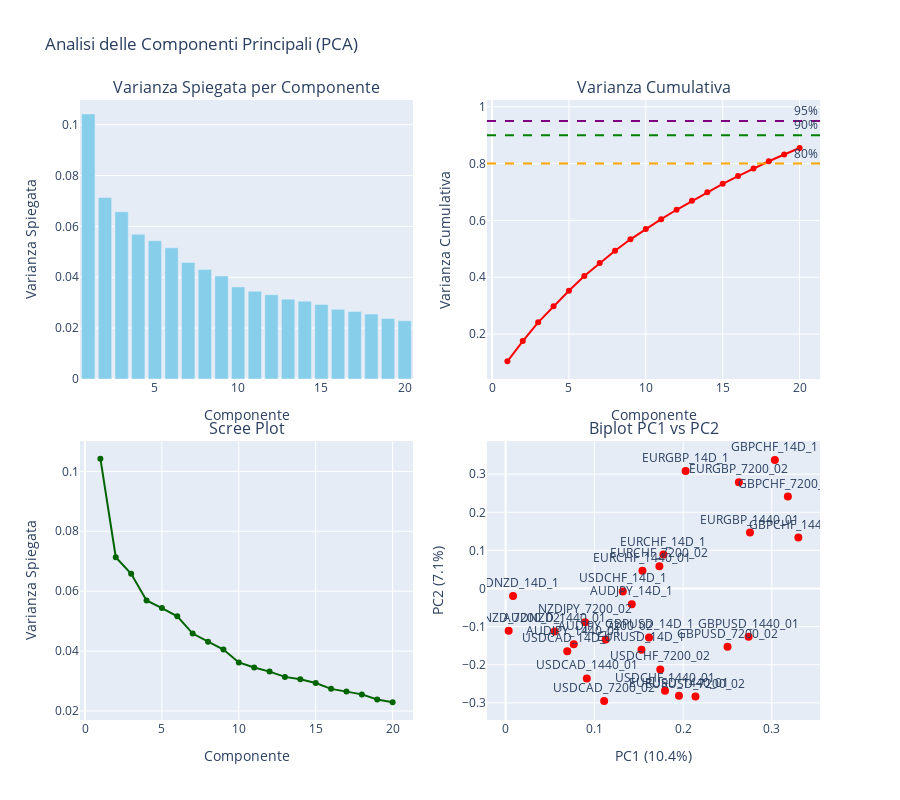

The code cell stored with this chart in its notebook:
### Markdown cell above
# Sezione 4: Analisi delle Componenti Principali (PCA)
Questa sezione esegue la PCA sui rendimenti delle strategie, analizza la varianza spiegata, visualizza scree plot e biplot, e interpreta il livello di collinearità.

### Code cell
# Analisi PCA
scaler = StandardScaler()
returns_scaled = scaler.fit_transform(returns_df.fillna(0))
pca = PCA()
pca_result = pca.fit_transform(returns_scaled)
explained_variance = pca.explained_variance_ratio_
cumulative_variance = np.cumsum(explained_variance)
n_components_95 = np.argmax(cumulative_variance >= 0.95) + 1
n_components_90 = np.argmax(cumulative_variance >= 0.90) + 1
n_components_80 = np.argmax(cumulative_variance >= 0.80) + 1
print(f"📊 RISULTATI PCA:")
print(f"   Componenti totali: {len(explained_variance)}")
print(f"   Componenti per 80% varianza: {n_components_80}")
print(f"   Componenti per 90% varianza: {n_components_90}")
print(f"   Componenti per 95% varianza: {n_components_95}")
print(f"   Riduzione dimensionalità: {((len(explained_variance) - n_components_95) / len(explained_variance)) * 100:.1f}%")
n_top_components = min(5, len(explained_variance))
print(f"\n🎯 TOP {n_top_components} COMPONENTI PRINCIPALI:")
for i in range(n_top_components):
    print(f"\n   Componente {i+1} (spiega {explained_variance[i]:.1%} della varianza):")
    loadings = pca.components_[i]
    top_strategies_idx = np.argsort(np.abs(loadings))[::-1][:3]
    for idx in top_strategies_idx:
        strategy = returns_df.columns[idx]
        loading = loadings[idx]
        print(f"     {strategy}: {loading:.3f}")
fig_pca = make_subplots(
    rows=2, cols=2,
    subplot_titles=("Varianza Spiegata per Componente", "Varianza Cumulativa",
                   "Scree Plot", "Biplot PC1 vs PC2"),
    specs=[[{"type": "bar"}, {"type": "scatter"}],
           [{"type": "scatter"}, {"type": "scatter"}]],
    vertical_spacing=0.1,
    horizontal_spacing=0.1
)
fig_pca.add_trace(
    go.Bar(
        x=list(range(1, min(21, len(explained_variance)+1))),
        y=explained_variance[:20],
        name="Varianza Spiegata",
        marker=dict(color='skyblue')
    ),
    row=1, col=1
)
fig_pca.add_trace(
    go.Scatter(
        x=list(range(1, min(21, len(cumulative_variance)+1))),
        y=cumulative_variance[:20],
        mode='lines+markers',
        name="Varianza Cumulativa",
        line=dict(color='red', width=2)
    ),
    row=1, col=2
)
for threshold, color in [(0.8, 'orange'), (0.9, 'green'), (0.95, 'purple')]:
    fig_pca.add_hline(
        y=threshold, 
        line_dash="dash", 
        line_color=color,
        annotation_text=f"{threshold*100:.0f}%",
        row=1, col=2
    )
fig_pca.add_trace(
    go.Scatter(
        x=list(range(1, min(21, len(explained_variance)+1))),
        y=explained_variance[:20],
        mode='lines+markers',
        name="Scree Plot",
        line=dict(color='darkgreen', width=2)
    ),
    row=2, col=1
)
pc1_loadings = pca.components_[0]
pc2_loadings = pca.components_[1]
fig_pca.add_trace(
    go.Scatter(
        x=pc1_loadings,
        y=pc2_loadings,
        mode='markers+text',
        text=returns_df.columns,
        textposition="top center",
        name="Strategie (PC1 vs PC2)",
        marker=dict(size=8, color='red')
    ),
    row=2, col=2
)
for i, strategy in enumerate(returns_df.columns):
    if abs(pc1_loadings[i]) > 0.1 or abs(pc2_loadings[i]) > 0.1:
        fig_pca.add_annotation(
            x=pc1_loadings[i], y=pc2_loadings[i],
            ax=0, ay=0,
            arrowhead=2, arrowsize=1, arrowwidth=2,
            arrowcolor="blue",
            row=2, col=2
        )
fig_pca.update_layout(
    title="Analisi delle Componenti Principali (PCA)",
    height=800,
    showlegend=False
)
fig_pca.update_xaxes(title_text="Componente", row=1, col=1)
fig_pca.update_yaxes(title_text="Varianza Spiegata", row=1, col=1)
fig_pca.update_xaxes(title_text="Componente", row=1, col=2)
fig_pca.update_yaxes(title_text="Varianza Cumulativa", row=1, col=2)
fig_pca.update_xaxes(title_text="Componente", row=2, col=1)
fig_pca.update_yaxes(title_text="Varianza Spiegata", row=2, col=1)
fig_pca.update_xaxes(title_text=f"PC1 ({explained_variance[0]:.1%})", row=2, col=2)
fig_pca.update_yaxes(title_text=f"PC2 ({explained_variance[1]:.1%})", row=2, col=2)
fig_pca.show()
if n_components_95 < len(explained_variance) * 0.5:
    print(f"   🔴 ALTA COLLINEARITÀ: Solo {n_components_95} componenti spiegano il 95% della varianza")
    print(f"   → Le strategie sono altamente correlate e ridondanti")
elif n_components_95 < len(explained_variance) * 0.8:
    print(f"   🟡 MEDIA COLLINEARITÀ: {n_components_95} componenti spiegano il 95% della varianza")
    print(f"   → Esiste una moderata correlazione tra le strategie")
else:
    print(f"   🟢 BASSA COLLINEARITÀ: {n_components_95} componenti spiegano il 95% della varianza")
    print(f"   → Le strategie sono relativamente indipendenti")

### Figure 1 — Plotly figure (JSON) as saved in the notebook; plotly's stock layout.template omitted (floating-point values rounded to 4 significant figures)
{"data": [{"marker": {"color": "skyblue"}, "name": "Varianza Spiegata", "type": "bar", "x": [1, 2, 3, 4, 5, 6, 7, 8, 9, 10, 11, 12, 13, 14, 15, 16, 17, 18, 19, 20], "xaxis": "x", "y": [0.1042, 0.07133, 0.06578, 0.05688, 0.05437, 0.05162, 0.04585, 0.04309, 0.04051, 0.03622, 0.03452, 0.03315, 0.03139, 0.03062, 0.02933, 0.02739, 0.02653, 0.02554, 0.02381, 0.0229], "yaxis": "y"}, {"line": {"color": "red", "width": 2}, "mode": "lines+markers", "name": "Varianza Cumulativa", "type": "scatter", "x": [1, 2, 3, 4, 5, 6, 7, 8, 9, 10, 11, 12, 13, 14, 15, 16, 17, 18, 19, 20], "xaxis": "x2", "y": [0.1042, 0.1756, 0.2413, 0.2982, 0.3526, 0.4042, 0.4501, 0.4932, 0.5337, 0.5699, 0.6044, 0.6376, 0.6689, 0.6996, 0.7289, 0.7563, 0.7828, 0.8083, 0.8322, 0.8551], "yaxis": "y2"}, {"line": {"color": "darkgreen", "width": 2}, "mode": "lines+markers", "name": "Scree Plot", "type": "scatter", "x": [1, 2, 3, 4, 5, 6, 7, 8, 9, 10, 11, 12, 13, 14, 15, 16, 17, 18, 19, 20], "xaxis": "x3", "y": [0.1042, 0.07133, 0.06578, 0.05688, 0.05437, 0.05162, 0.04585, 0.04309, 0.04051, 0.03622, 0.03452, 0.03315, 0.03139, 0.03062, 0.02933, 0.02739, 0.02653, 0.02554, 0.02381, 0.0229], "yaxis": "y3"}, {"marker": {"color": "red", "size": 8}, "mode": "markers+text", "name": "Strategie (PC1 vs PC2)", "text": ["AUDJPY_14D_1", "EURGBP_14D_1", "AUDNZD_14D_1", "USDCHF_1440_01", "EURGBP_7200_02", "EURUSD_7200_02", "GBPUSD_1440_01", "USDCAD_1440_01", "GBPUSD_7200_02", "GBPCHF_1440_01", "EURUSD_1440_01", "GBPUSD_14D_1", "GBPCHF_7200_02", "GBPCHF_14D_1", "AUDJPY_1440_01", "AUDJPY_7200_02", "EURCHF_14D_1", "EURCHF_1440_01", "USDCHF_7200_02", "EURUSD_14D_1", "NZDJPY_7200_02", "USDCAD_7200_02", "USDCAD_14D_1", "EURCHF_7200_02", "USDCHF_14D_1", "AUDNZD_7200_02", "EURGBP_1440_01", "AUDNZD_1440_01"], "textposition": "top center", "type": "scatter", "x": [0.1421, 0.2028, 0.008345, 0.1796, 0.2628, 0.2139, 0.2738, 0.09148, 0.2501, 0.3299, 0.1953, 0.1616, 0.3181, 0.3034, 0.07675, 0.1127, 0.1778, 0.1542, 0.1743, 0.1531, 0.08955, 0.111, 0.06947, 0.1733, 0.132, 0.003396, 0.2754, 0.05529], "xaxis": "x4", "y": [-0.04109, 0.3083, -0.01973, -0.2683, 0.2789, -0.2834, -0.1266, -0.2358, -0.153, 0.1338, -0.2813, -0.1282, 0.2412, 0.3373, -0.1461, -0.1334, 0.08926, 0.04672, -0.2122, -0.1609, -0.08853, -0.2952, -0.1648, 0.05828, -0.007708, -0.1108, 0.1467, -0.1125], "yaxis": "y4"}], "layout": {"annotations": [{"font": {"size": 16}, "showarrow": false, "text": "Varianza Spiegata per Componente", "x": 0.225, "xanchor": "center", "xref": "paper", "y": 1, "yanchor": "bottom", "yref": "paper"}, {"font": {"size": 16}, "showarrow": false, "text": "Varianza Cumulativa", "x": 0.775, "xanchor": "center", "xref": "paper", "y": 1, "yanchor": "bottom", "yref": "paper"}, {"font": {"size": 16}, "showarrow": false, "text": "Scree Plot", "x": 0.225, "xanchor": "center", "xref": "paper", "y": 0.45, "yanchor": "bottom", "yref": "paper"}, {"font": {"size": 16}, "showarrow": false, "text": "Biplot PC1 vs PC2", "x": 0.775, "xanchor": "center", "xref": "paper", "y": 0.45, "yanchor": "bottom", "yref": "paper"}, {"showarrow": false, "text": "80%", "x": 1, "xanchor": "right", "xref": "x2 domain", "y": 0.8, "yanchor": "bottom", "yref": "y2"}, {"showarrow": false, "text": "90%", "x": 1, "xanchor": "right", "xref": "x2 domain", "y": 0.9, "yanchor": "bottom", "yref": "y2"}, {"showarrow": false, "text": "95%", "x": 1, "xanchor": "right", "xref": "x2 domain", "y": 0.95, "yanchor": "bottom", "yref": "y2"}, {"arrowcolor": "blue", "arrowhead": 2, "arrowsize": 1, "arrowwidth": 2, "ax": 0, "ay": 0, "x": 0.1421, "xref": "x4", "y": -0.04109, "yref": "y4"}, {"arrowcolor": "blue", "arrowhead": 2, "arrowsize": 1, "arrowwidth": 2, "ax": 0, "ay": 0, "x": 0.2028, "xref": "x4", "y": 0.3083, "yref": "y4"}, {"arrowcolor": "blue", "arrowhead": 2, "arrowsize": 1, "arrowwidth": 2, "ax": 0, "ay": 0, "x": 0.1796, "xref": "x4", "y": -0.2683, "yref": "y4"}, {"arrowcolor": "blue", "arrowhead": 2, "arrowsize": 1, "arrowwidth": 2, "ax": 0, "ay": 0, "x": 0.2628, "xref": "x4", "y": 0.2789, "yref": "y4"}, {"arrowcolor": "blue", "arrowhead": 2, "arrowsize": 1, "arrowwidth": 2, "ax": 0, "ay": 0, "x": 0.2139, "xref": "x4", "y": -0.2834, "yref": "y4"}, {"arrowcolor": "blue", "arrowhead": 2, "arrowsize": 1, "arrowwidth": 2, "ax": 0, "ay": 0, "x": 0.2738, "xref": "x4", "y": -0.1266, "yref": "y4"}, {"arrowcolor": "blue", "arrowhead": 2, "arrowsize": 1, "arrowwidth": 2, "ax": 0, "ay": 0, "x": 0.09148, "xref": "x4", "y": -0.2358, "yref": "y4"}, {"arrowcolor": "blue", "arrowhead": 2, "arrowsize": 1, "arrowwidth": 2, "ax": 0, "ay": 0, "x": 0.2501, "xref": "x4", "y": -0.153, "yref": "y4"}, {"arrowcolor": "blue", "arrowhead": 2, "arrowsize": 1, "arrowwidth": 2, "ax": 0, "ay": 0, "x": 0.3299, "xref": "x4", "y": 0.1338, "yref": "y4"}, {"arrowcolor": "blue", "arrowhead": 2, "arrowsize": 1, "arrowwidth": 2, "ax": 0, "ay": 0, "x": 0.1953, "xref": "x4", "y": -0.2813, "yref": "y4"}, {"arrowcolor": "blue", "arrowhead": 2, "arrowsize": 1, "arrowwidth": 2, "ax": 0, "ay": 0, "x": 0.1616, "xref": "x4", "y": -0.1282, "yref": "y4"}, {"arrowcolor": "blue", "arrowhead": 2, "arrowsize": 1, "arrowwidth": 2, "ax": 0, "ay": 0, "x": 0.3181, "xref": "x4", "y": 0.2412, "yref": "y4"}, {"arrowcolor": "blue", "arrowhead": 2, "arrowsize": 1, "arrowwidth": 2, "ax": 0, "ay": 0, "x": 0.3034, "xref": "x4", "y": 0.3373, "yref": "y4"}, {"arrowcolor": "blue", "arrowhead": 2, "arrowsize": 1, "arrowwidth": 2, "ax": 0, "ay": 0, "x": 0.07675, "xref": "x4", "y": -0.1461, "yref": "y4"}, {"arrowcolor": "blue", "arrowhead": 2, "arrowsize": 1, "arrowwidth": 2, "ax": 0, "ay": 0, "x": 0.1127, "xref": "x4", "y": -0.1334, "yref": "y4"}, {"arrowcolor": "blue", "arrowhead": 2, "arrowsize": 1, "arrowwidth": 2, "ax": 0, "ay": 0, "x": 0.1778, "xref": "x4", "y": 0.08926, "yref": "y4"}, {"arrowcolor": "blue", "arrowhead": 2, "arrowsize": 1, "arrowwidth": 2, "ax": 0, "ay": 0, "x": 0.1542, "xref": "x4", "y": 0.04672, "yref": "y4"}, {"arrowcolor": "blue", "arrowhead": 2, "arrowsize": 1, "arrowwidth": 2, "ax": 0, "ay": 0, "x": 0.1743, "xref": "x4", "y": -0.2122, "yref": "y4"}, {"arrowcolor": "blue", "arrowhead": 2, "arrowsize": 1, "arrowwidth": 2, "ax": 0, "ay": 0, "x": 0.1531, "xref": "x4", "y": -0.1609, "yref": "y4"}, {"arrowcolor": "blue", "arrowhead": 2, "arrowsize": 1, "arrowwidth": 2, "ax": 0, "ay": 0, "x": 0.111, "xref": "x4", "y": -0.2952, "yref": "y4"}, {"arrowcolor": "blue", "arrowhead": 2, "arrowsize": 1, "arrowwidth": 2, "ax": 0, "ay": 0, "x": 0.06947, "xref": "x4", "y": -0.1648, "yref": "y4"}, {"arrowcolor": "blue", "arrowhead": 2, "arrowsize": 1, "arrowwidth": 2, "ax": 0, "ay": 0, "x": 0.1733, "xref": "x4", "y": 0.05828, "yref": "y4"}, {"arrowcolor": "blue", "arrowhead": 2, "arrowsize": 1, "arrowwidth": 2, "ax": 0, "ay": 0, "x": 0.132, "xref": "x4", "y": -0.007708, "yref": "y4"}, {"arrowcolor": "blue", "arrowhead": 2, "arrowsize": 1, "arrowwidth": 2, "ax": 0, "ay": 0, "x": 0.003396, "xref": "x4", "y": -0.1108, "yref": "y4"}, {"arrowcolor": "blue", "arrowhead": 2, "arrowsize": 1, "arrowwidth": 2, "ax": 0, "ay": 0, "x": 0.2754, "xref": "x4", "y": 0.1467, "yref": "y4"}, {"arrowcolor": "blue", "arrowhead": 2, "arrowsize": 1, "arrowwidth": 2, "ax": 0, "ay": 0, "x": 0.05529, "xref": "x4", "y": -0.1125, "yref": "y4"}], "height": 800, "shapes": [{"line": {"color": "orange", "dash": "dash"}, "type": "line", "x0": 0, "x1": 1, "xref": "x2 domain", "y0": 0.8, "y1": 0.8, "yref": "y2"}, {"line": {"color": "green", "dash": "dash"}, "type": "line", "x0": 0, "x1": 1, "xref": "x2 domain", "y0": 0.9, "y1": 0.9, "yref": "y2"}, {"line": {"color": "purple", "dash": "dash"}, "type": "line", "x0": 0, "x1": 1, "xref": "x2 domain", "y0": 0.95, "y1": 0.95, "yref": "y2"}], "showlegend": false, "title": {"text": "Analisi delle Componenti Principali (PCA)"}, "xaxis": {"anchor": "y", "domain": [0, 0.45], "title": {"text": "Componente"}}, "xaxis2": {"anchor": "y2", "domain": [0.55, 1], "title": {"text": "Componente"}}, "xaxis3": {"anchor": "y3", "domain": [0, 0.45], "title": {"text": "Componente"}}, "xaxis4": {"anchor": "y4", "domain": [0.55, 1], "title": {"text": "PC1 (10.4%)"}}, "yaxis": {"anchor": "x", "domain": [0.55, 1], "title": {"text": "Varianza Spiegata"}}, "yaxis2": {"anchor": "x2", "domain": [0.55, 1], "title": {"text": "Varianza Cumulativa"}}, "yaxis3": {"anchor": "x3", "domain": [0, 0.45], "title": {"text": "Varianza Spiegata"}}, "yaxis4": {"anchor": "x4", "domain": [0, 0.45], "title": {"text": "PC2 (7.1%)"}}}}
